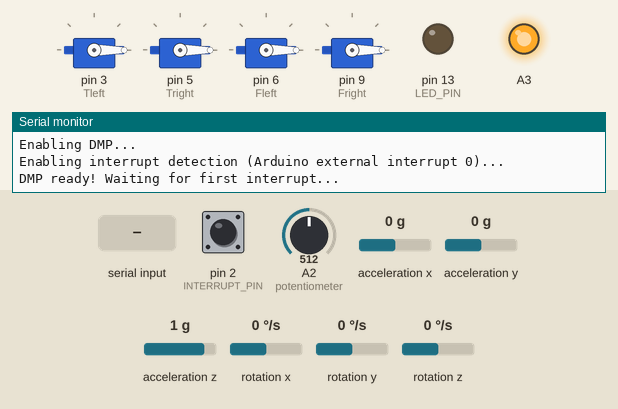
A sketch run on a simulated Arduino Uno, built with avr-gcc and run on an emulated ATmega328P. Parts: 4 × servo, output pins drawn as LEDs (lit = HIGH), the last lines printed to the serial monitor. Dashed ring = blinking. The test bench sets the inputs (shaded band); at power-on: A2 (potentiometer) = 512, acceleration y 0 g, acceleration x 0 g, pin 2 (INTERRUPT_PIN) LOW, acceleration z 1 g, rotation x 0 °/s, rotation y 0 °/s, rotation z 0 °/s. The sensor or clock chip raises its interrupt line as the real part does.

Above: at 1.7 s.
1.8 s: A2 (potentiometer) set to 12
3.3 s: A2 (potentiometer) set to 9
At 4.2 s:
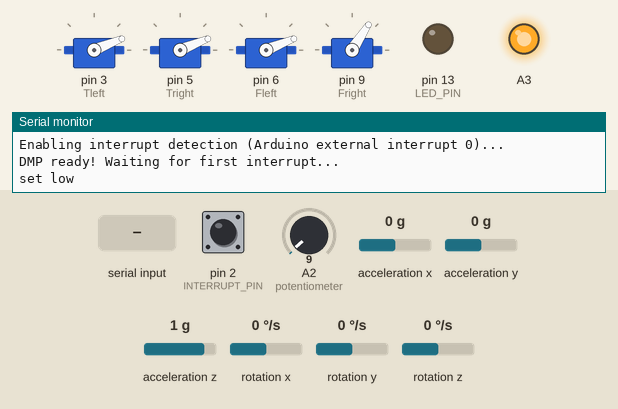
6.3 s: "2\n" received over Serial
At 8.91 s:
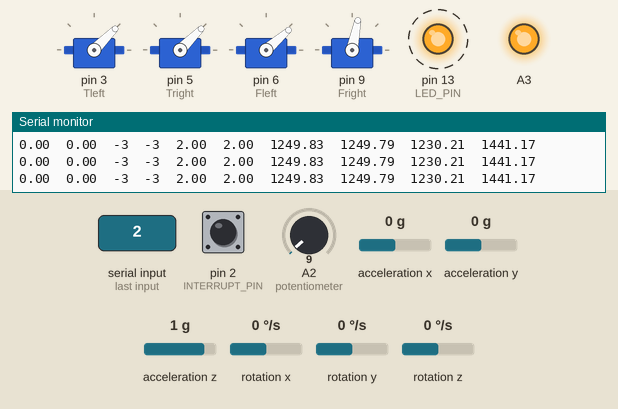
9.3 s: acceleration y set to -1.4 g
At 9.52 s:
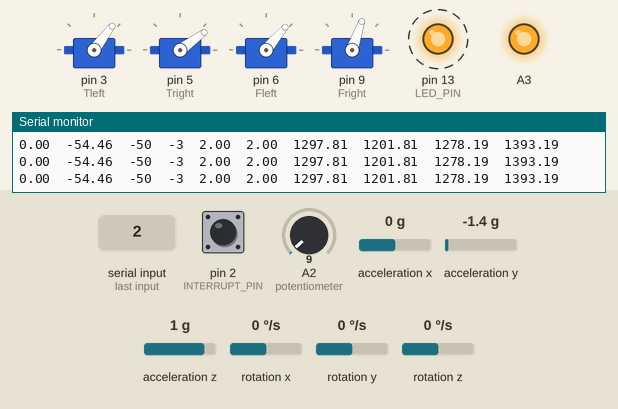
12.3 s: acceleration x set to -1.4 g
At 12.86 s:
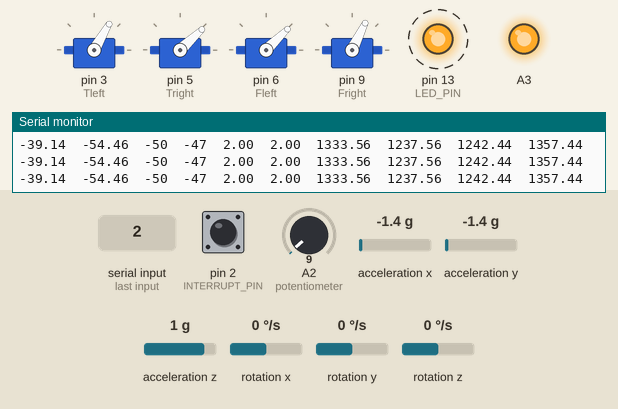
15.3 s: acceleration x set to 0 g
At 16.51 s:
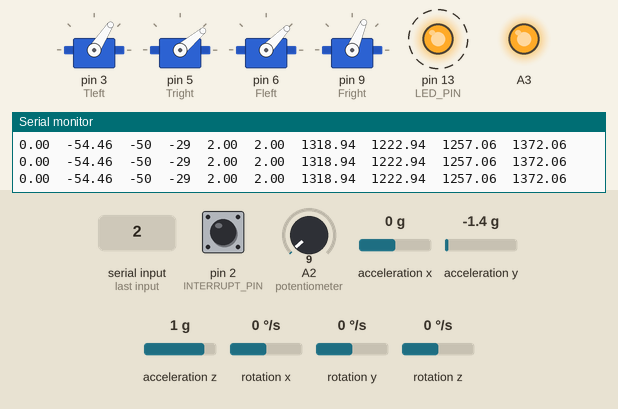
Timing chart, 0 to 19.3 s (numbered marks = the images above; inputs shaded):
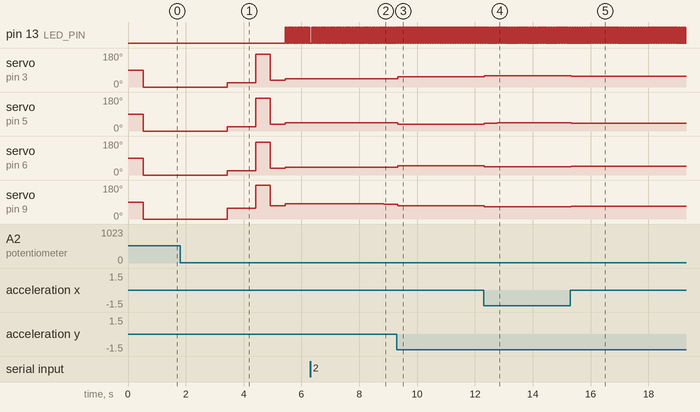

The sketch:

2AxisStand.ino
```cpp
// All parts of this program dealing with obtaining data from the MPU6050 gyroscope are from code written by Jeff Rowberg

// I2C device class (I2Cdev) demonstration Arduino sketch for MPU6050 class using DMP (MotionApps v2.0)
// 6/21/2012 by Jeff Rowberg <jeff@rowberg.net>

// I2Cdev and MPU6050 must be installed as libraries, or else the .cpp/.h files
// for both classes must be in the include path of your project
#include "I2Cdev.h"

#include "MPU6050_6Axis_MotionApps20.h"
#include <Servo.h>
//#include "MPU6050.h" // not necessary if using MotionApps include file

// Arduino Wire library is required if I2Cdev I2CDEV_ARDUINO_WIRE implementation
// is used in I2Cdev.h
#if I2CDEV_IMPLEMENTATION == I2CDEV_ARDUINO_WIRE
    #include "Wire.h"
#endif

// class default I2C address is 0x68
// specific I2C addresses may be passed as a parameter here
// AD0 low = 0x68 (default for SparkFun breakout and InvenSense evaluation board)
// AD0 high = 0x69
MPU6050 mpu;
//MPU6050 mpu(0x69); // <-- use for AD0 high

// uncomment "OUTPUT_READABLE_EULER" if you want to see Euler angles
// (in degrees) calculated from the quaternions coming from the FIFO.
// Note that Euler angles suffer from gimbal lock (for more info, see
// http://en.wikipedia.org/wiki/Gimbal_lock)
//#define OUTPUT_READABLE_EULER

// uncomment "OUTPUT_READABLE_YAWPITCHROLL" if you want to see the yaw/
// pitch/roll angles (in degrees) calculated from the quaternions coming
// from the FIFO. Note this also requires gravity vector calculations.
// Also note that yaw/pitch/roll angles suffer from gimbal lock (for
// more info, see: http://en.wikipedia.org/wiki/Gimbal_lock)
#define OUTPUT_READABLE_YAWPITCHROLL


#define INTERRUPT_PIN 2  // use pin 2 on Arduino Uno & most boards
#define LED_PIN 13 // (Arduino is 13, Teensy is 11, Teensy++ is 6)
bool blinkState = false;

// MPU control/status vars
bool dmpReady = false;  // set true if DMP init was successful
uint8_t mpuIntStatus;   // holds actual interrupt status byte from MPU
uint8_t devStatus;      // return status after each device operation (0 = success, !0 = error)
uint16_t packetSize;    // expected DMP packet size (default is 42 bytes)
uint16_t fifoCount;     // count of all bytes currently in FIFO
uint8_t fifoBuffer[64]; // FIFO storage buffer

// orientation/motion vars
Quaternion q;           // [w, x, y, z]         quaternion container
VectorInt16 aa;         // [x, y, z]            accel sensor measurements
VectorInt16 aaReal;     // [x, y, z]            gravity-free accel sensor measurements
VectorInt16 aaWorld;    // [x, y, z]            world-frame accel sensor measurements
VectorFloat gravity;    // [x, y, z]            gravity vector
float euler[3];         // [psi, theta, phi]    Euler angle container
float ypr[3];           // [yaw, pitch, roll]   yaw/pitch/roll container and gravity vector

// packet structure for InvenSense teapot demo
uint8_t teapotPacket[14] = { '$', 0x02, 0,0, 0,0, 0,0, 0,0, 0x00, 0x00, '\r', '\n' };


// ================================================================
// ===               INTERRUPT DETECTION ROUTINE                ===
// ================================================================

volatile bool mpuInterrupt = false;     // indicates whether MPU interrupt pin has gone high
void dmpDataReady() {
    mpuInterrupt = true;
}


// ================================================================
// ===                      INITIAL SETUP                       ===
// ================================================================

int Kp=10; // must be greater than 1
int Kd=3; // must be greater than 1
int Ki=2; // must be greater than 1

double TLout;
double TRout;
double FLout;
double FRout;

double baseSPD = 1250;
double TLO = baseSPD;
double FLO = baseSPD;
double TRO = baseSPD;
double FRO = baseSPD;

double deltX = 0;
double deltY = 0;

int Tleftshift = -4;
int Trightshift = 0;
int Fleftshift = -20;
int Frightshift = 195;

unsigned long time;
unsigned long tim1;
unsigned long dt;

double newangleX = 0;
double thetadesX=0.00; // Desired position
long thetaX=0;
double newangleY = 0;
double thetadesY=0.00; // Desired position
long thetaY=0;
bool notCal = true;

int val = 0;
long errX=0;
long errim1X=0;
long derrdtX=0;
long errintX=0;

int uconX=0;
int uconKpX=0;
int uconKiX=0;
int uconKdX=0;

long errY=0;
long errim1Y=0;
long derrdtY=0;
long errintY=0;

int uconY=0;
int uconKpY=0;
int uconKiY=0;
int uconKdY=0;

double TleftOut;
double TrightOut;
double FleftOut;
double FrightOut;

Servo Tleft;
Servo Tright;
Servo Fleft;
Servo Fright;

void setup() {

   Tleft.attach(3,1000,2000);
   Tright.attach(5,1000,2000);
   Fleft.attach(6,1000,2000);
   Fright.attach(9,1000,2000);
    // join I2C bus (I2Cdev library doesn't do this automatically)
    #if I2CDEV_IMPLEMENTATION == I2CDEV_ARDUINO_WIRE
        Wire.begin();
        Wire.setClock(400000); // 400kHz I2C clock. Comment this line if having compilation difficulties
    #elif I2CDEV_IMPLEMENTATION == I2CDEV_BUILTIN_FASTWIRE
        Fastwire::setup(400, true);
    #endif

    // initialize serial communication
    // (115200 chosen because it is required for Teapot Demo output, but it's
    // really up to you depending on your project)
    Serial.begin(115200);
    while (!Serial); // wait for Leonardo enumeration, others continue immediately

    // NOTE: 8MHz or slower host processors, like the Teensy @ 3.3V or Arduino
    // Pro Mini running at 3.3V, cannot handle this baud rate reliably due to
    // the baud timing being too misaligned with processor ticks. You must use
    // 38400 or slower in these cases, or use some kind of external separate
    // crystal solution for the UART timer.

    // initialize device
    Serial.println(F("Initializing I2C devices..."));
    mpu.initialize();
    pinMode(INTERRUPT_PIN, INPUT);

    // verify connection
    Serial.println(F("Testing device connections..."));
    Serial.println(mpu.testConnection() ? F("MPU6050 connection successful") : F("MPU6050 connection failed"));

    // wait for ready
    //Serial.println(F("\nSend any character to begin DMP programming and demo: "));
    while (Serial.available() && Serial.read()); // empty buffer
    //while (!Serial.available());                 // wait for data
    //while (Serial.available() && Serial.read()); // empty buffer again

    // load and configure the DMP
    Serial.println(F("Initializing DMP..."));
    devStatus = mpu.dmpInitialize();

    // supply your own gyro offsets here, scaled for min sensitivity
    mpu.setXGyroOffset(220);
    mpu.setYGyroOffset(76);
    mpu.setZGyroOffset(-85);
    mpu.setZAccelOffset(1788); // 1688 factory default for my test chip

    // make sure it worked (returns 0 if so)
    if (devStatus == 0) {
        // turn on the DMP, now that it's ready
        Serial.println(F("Enabling DMP..."));
        mpu.setDMPEnabled(true);

        // enable Arduino interrupt detection
        Serial.println(F("Enabling interrupt detection (Arduino external interrupt 0)..."));
        attachInterrupt(digitalPinToInterrupt(INTERRUPT_PIN), dmpDataReady, RISING);
        mpuIntStatus = mpu.getIntStatus();

        // set our DMP Ready flag so the main loop() function knows it's okay to use it
        Serial.println(F("DMP ready! Waiting for first interrupt..."));
        dmpReady = true;

        // get expected DMP packet size for later comparison
        packetSize = mpu.dmpGetFIFOPacketSize();
    } else {
        // ERROR!
        // 1 = initial memory load failed
        // 2 = DMP configuration updates failed
        // (if it's going to break, usually the code will be 1)
        Serial.print(F("DMP Initialization failed (code "));
        Serial.print(devStatus);
        Serial.println(F(")"));
    }


    pinMode(LED_PIN, OUTPUT);
    // this allows for a potentiometer to be attached and used as an emergency
    //stop if something goes wrong
    pinMode(A3, OUTPUT);
    digitalWrite(A3,HIGH);


}


// ================================================================
// ===                    MAIN PROGRAM LOOP                     ===
// ================================================================

void loop() {

    // if programming failed, don't try to do anything
    if (!dmpReady) return;

    // wait for MPU interrupt or extra packet(s) available
    while (!mpuInterrupt && fifoCount < packetSize) {
        // other program behavior stuff here
        // .
        // .
        // .
        // if you are really paranoid you can frequently test in between other
        // stuff to see if mpuInterrupt is true, and if so, "break;" from the
        // while() loop to immediately process the MPU data
        // .
        // .
        // .
    }

    // reset interrupt flag and get INT_STATUS byte
    mpuInterrupt = false;
    mpuIntStatus = mpu.getIntStatus();

    // get current FIFO count
    fifoCount = mpu.getFIFOCount();

    // check for overflow (this should never happen unless our code is too inefficient)
    if ((mpuIntStatus & 0x10) || fifoCount == 1024) {
        // reset so we can continue cleanly
        mpu.resetFIFO();
        Serial.println(F("FIFO overflow!"));

    // otherwise, check for DMP data ready interrupt (this should happen frequently)
    } else if (mpuIntStatus & 0x02) {
        // wait for correct available data length, should be a VERY short wait
        while (fifoCount < packetSize) fifoCount = mpu.getFIFOCount();

        // read a packet from FIFO
        mpu.getFIFOBytes(fifoBuffer, packetSize);

        // track FIFO count here in case there is > 1 packet available
        // (this lets us immediately read more without waiting for an interrupt)
        fifoCount -= packetSize;

    val = analogRead(A2);//this is the value of the potentiometer

    //if the potentiometer is turned to far it will stop all motors and halt the code until
    //it is turned back
    if(val > 10){
      Tright.write(1000);
      Tleft.write(1000);
      Fright.write(1000);
      Fleft.write(1000);
      while(val > 10){
        val = analogRead(A2);
        delay(100);
      }

    }
     //This allows for the user to specify any angle they want in the format (x,y)
     // where x and y are doubles, x is roll and y is pitch
     if(Serial.available() > 0){
      String input = Serial.readString();
      int ind1 = input.indexOf(',');
      String str1 = input.substring(0,ind1);
      String str2 = input.substring(ind1+1,input.length()-1);
      thetadesX = str1.toDouble();
      thetadesY = str2.toDouble();

     }

     //This calibrates the motor controllers the first time the code is ran
     if(notCal){
         Serial.println("set low");
         Tright.write(1120);
         Tleft.write(1120);
         Fright.write(1120+Frightshift);
         Fleft.write(1120);
         delay(1000);
         Serial.println("set high");
         Tright.write(1960);
         Tleft.write(1960);
         Fright.write(1960+Frightshift);
         Fleft.write(1960);
         delay(500);
         Serial.println("return low");
         Tright.write(1200);
         Tleft.write(1200);
         Fright.write(1200+Frightshift);
         Fleft.write(1200);
         delay(500);
         Serial.println("set active");
         notCal = !notCal;
         Serial.setTimeout(50);
        }
        #ifdef OUTPUT_READABLE_EULER
            // display Euler angles in degrees
            mpu.dmpGetQuaternion(&q, fifoBuffer);
            mpu.dmpGetEuler(euler, &q);
            Serial.print("euler\t");
            Serial.print(euler[0] * 180/M_PI);
            Serial.print("\t");
            Serial.print(euler[1] * 180/M_PI);
            Serial.print("\t");
            Serial.println(euler[2] * 180/M_PI);
        #endif

        #ifdef OUTPUT_READABLE_YAWPITCHROLL
            // display Euler angles in degrees
            mpu.dmpGetQuaternion(&q, fifoBuffer);
            mpu.dmpGetGravity(&gravity, &q);
            mpu.dmpGetYawPitchRoll(ypr, &q, &gravity);
            //Serial.print("ypr\t");
            //Serial.print(ypr[0] * 180/M_PI);
            //Serial.print("\t");
            Serial.print(ypr[1] * 180/M_PI);
            Serial.print("\t");
            Serial.print(ypr[2] * 180/M_PI);
            Serial.print("\t");
        #endif

        long thetaX = ypr[2] * 180/M_PI;
        long thetaY = ypr[1] * 180/M_PI;
        time = millis();
        dt=(time-tim1);


        errX=thetadesX-thetaX;  // error
        errintX=errintX+0.5*(errX+errim1X)*dt;

        errY=thetadesY-thetaY;  // error
        errintY=errintY+0.5*(errY+errim1Y)*dt;

        // Since all variables defined as long integers
        // need to check that each control action is
        // greater than 1 - best to do all multiplications at once
        uconKpX=0.1*Kp*errX; //Proportional
        uconKiX=0.0001*Ki*errintX; // Integral
        uconKdX=0.1*Kd*(errX-errim1X)/dt; //Derivative
        uconX=-1*(uconKpX+uconKiX+uconKdX);//PID control law

        // Since all variables defined as long integers
        // need to check that each control action is
        // greater than 1 - best to do all multiplications at once
        uconKpY=0.1*Kp*errY; //Proportional
        uconKiY=0.0001*Ki*errintY; // Integral
        uconKdY=0.1*Kd*(errY-errim1Y)/dt; //Derivative
        uconY=-1*(uconKpY+uconKiY+uconKdY);//PID control law

        //stops the uconX and uconY from becoming too big
        if(uconX > 50){
          uconX = 50;
        }
        if(uconX < -50){
          uconX = -50;
        }
        if(uconY > 50){
          uconY = 50;
        }
        if(uconY < -50){
          uconY = -50;
        }


        //automatically sets the motors at a base speed that will be
        //raised if needed. For example, if you wanted the drone to tilt
        // left then you should raise the speed on the right two motors
        // while lowering the speed on the left two motors
        TLO = baseSPD;
        FLO = baseSPD;
        TRO = baseSPD;
        FRO = baseSPD;


        //if the drone is tilted too far to the left
        if(uconX < -2){
         //LEFT HIGH RIGHT LOW
        deltX = mapD(uconX,-2,-50,1,50);
        TLO += deltX;
        FLO += deltX;
        TRO -= deltX;
        FRO -= deltX;
        }
        //if the drone is tilted too far to the right
        else if(uconX >= 2){
        //RIGHT HIGH LEFT LOW
        deltX = mapD(uconX,2,50,1,50);
        TLO -= deltX;
        FLO -= deltX;
        TRO += deltX;
        FRO += deltX;
        }
         //if the drone is tilted too far to the front
        if(uconY >= 2){
        deltY = mapD(uconY,2,50,1,40);
        //top motors low bottom motors high
        TLO -= deltY;
        TRO -= deltY;
        FLO += deltY;
        FRO += deltY;
        }
         //if the drone is tilted too far to the back
        else if(uconY < -2){
        deltY = mapD(uconY,-2,-50,1,40);
        //top motors high bottom motors low
        TLO += deltY;
        TRO += deltY;
        FLO -= deltY;
        FRO -= deltY;
        }

        //each motor controller has a slightly different starting
        //value which it need, this adjusts for those values
        TLO += Tleftshift;
        TRO += Trightshift;
        FLO += Fleftshift;
        FRO += Frightshift;
        Tleft.write(TLO);
        Tright.write(TRO);
        Fleft.write(FLO);
        Fright.write(FRO);

        tim1=time;
        errim1X=errX;
        errim1Y=errY;
        //prints relvant data that is used for debugging
        Serial.print(uconX);
        Serial.print("\t");
        Serial.print(uconY);
        Serial.print("\t");
        Serial.print(thetadesX);
        Serial.print("\t");
        Serial.print(thetadesY);
        Serial.print("\t");
        Serial.print(TLO);
        Serial.print("\t");
        Serial.print(TRO);
        Serial.print("\t");
        Serial.print(FLO);
        Serial.print("\t");
        Serial.print(FRO);
        Serial.print("\t");
        Serial.println("\t");
        // blink LED to indicate activity
        blinkState = !blinkState;
        digitalWrite(LED_PIN, blinkState);


    }
}

//this function allows for the mapping of doubles
double mapD(double x, double in_min, double in_max, double out_min, double out_max)
{
    return (x - in_min) * (out_max - out_min) / (in_max - in_min) + out_min;
}
```

Measured:
- the behaviour switches between 11 and 10 on A2 (potentiometer) (found by bisection; images 0 and 1)
- after the input at 1.8 s, every drawn part: stays the same
- after the input at 3.3 s, pin 13 (LED_PIN): alternates HIGH for 0.01 s and LOW for 0.01 s, starting after 2.1 s; servo on pin 3 (Tleft): 0° → 22° after 0.12 s, → 173° 1.0 s later, → 36° 0.50 s later, → 44° 0.51 s later
- after the input at 6.3 s, servo on pin 3 (Tleft): 44° → 45° after 2.5 s; servo on pin 9 (Fright): 80° → 79° after 2.5 s
- after the input at 9.3 s, servo on pin 3 (Tleft): 45° → 53° at once, → 54° 2.0 s later; servo on pin 5 (Tright): 45° → 36° at once; servo on pin 6 (Fleft): 41° → 50° at once; servo on pin 9 (Fright): 79° → 71° at once
- after the input at 12.3 s, servo on pin 3 (Tleft): 54° → 60° at once; servo on pin 5 (Tright): 36° → 42° at once, → 43° 0.44 s later; servo on pin 6 (Fleft): 50° → 44° at once, → 43° 0.55 s later; servo on pin 9 (Fright): 71° → 65° at once, → 64° 0.32 s later
- after the input at 15.3 s, servo on pin 3 (Tleft): 60° → 57° at once; servo on pin 5 (Tright): 43° → 40° at once; servo on pin 6 (Fleft): 43° → 46° at once; servo on pin 9 (Fright): 64° → 67° at once
